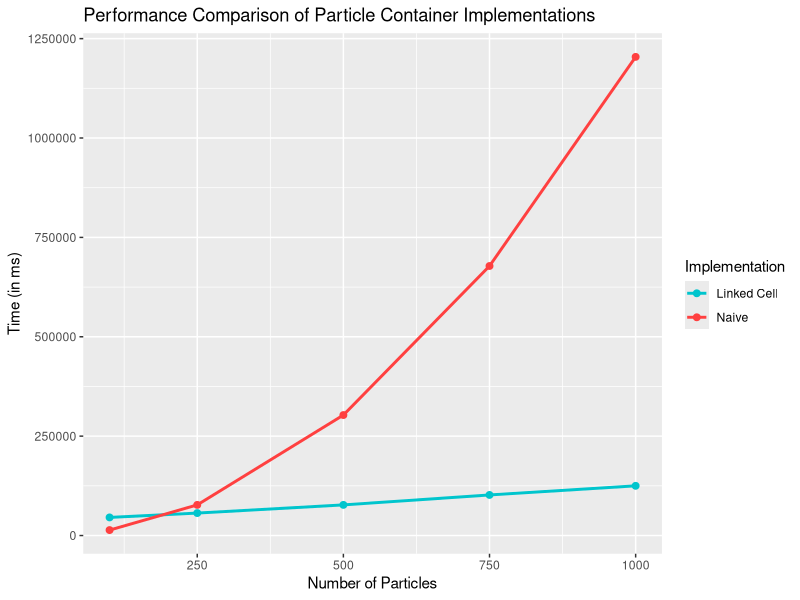

The R script that drew this image:
library(ggplot2)

performance <- read.csv("data.csv")

ggplot(performance, aes(num_particles, time, color = implementation)) +
  geom_point(size = 2) +
  geom_line(linewidth = 1) +
  scale_color_manual(
    name="Implementation",
    labels=c("Linked Cell","Naive"),
    values=c("turquoise3","brown1")
  ) +
  labs(
    title = "Performance Comparison of Particle Container Implementations",
    x = "Number of Particles",
    y = "Time (in ms)",
  )
